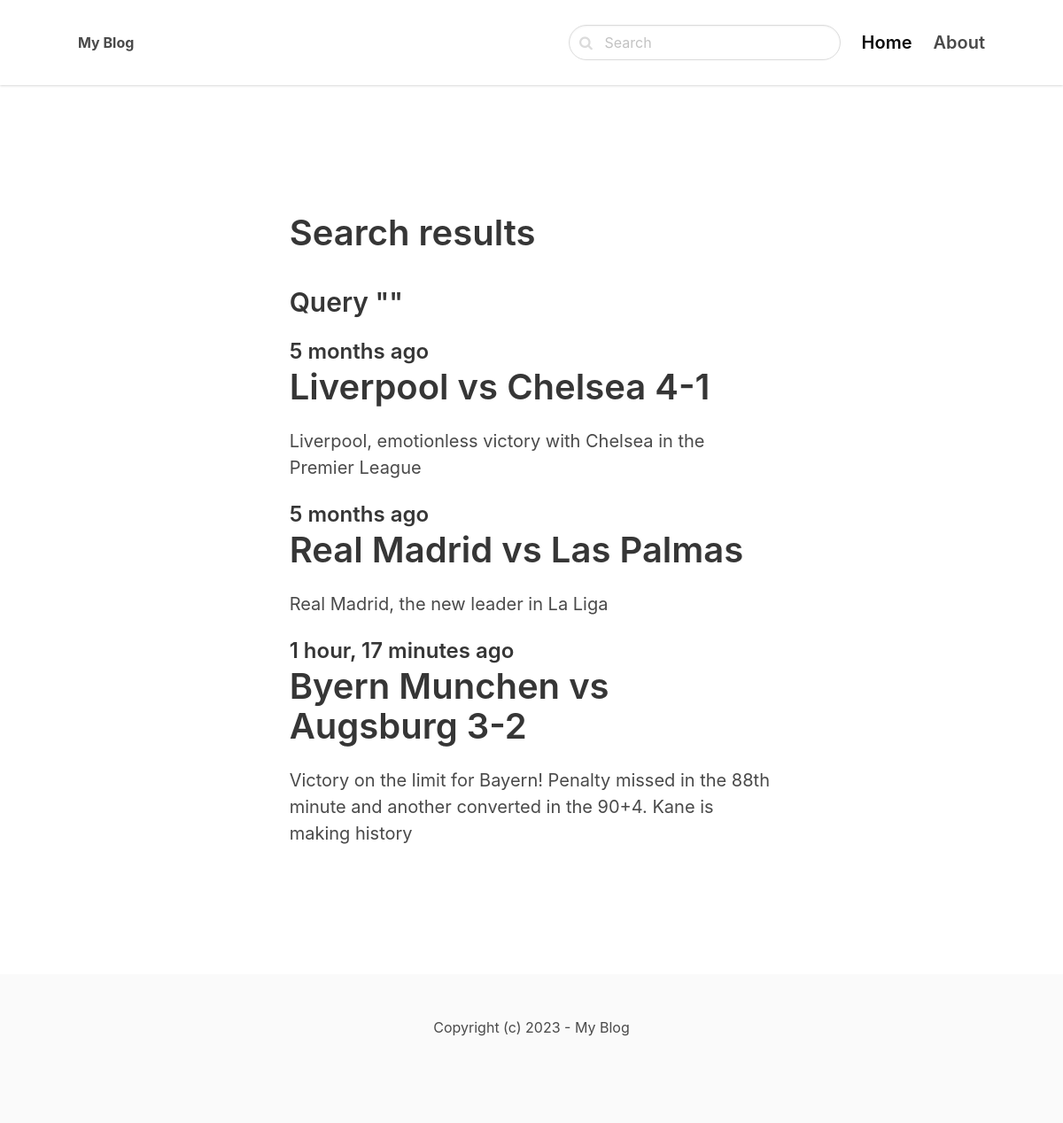
The app's page /search/ with its own data.
### blog/models.py (models this page shows, shortened)
class Post(models.Model):
    ACTIVE = 'active'
    DRAFT = 'draft'
    CHOICES_STATUS = (
        (ACTIVE,  'Active'),
        (DRAFT,  'Draft')
    )
    category = models.ForeignKey(Category, related_name='posts', on_delete=models.CASCADE)
    title = models.CharField(max_length=255)
    slug = models.SlugField()
    intro = models.TextField()
    body = models.TextField()
    created_at = models.DateTimeField(auto_now_add=True)
    status = models.CharField(max_length=10, choices=CHOICES_STATUS, default='ACTIVE')
    image = models.ImageField(upload_to='uploads/', blank=True, null=True)

### blog/views.py (the view)
# urls.py: path('search/', views.search, name='search'),
def search(request):
    query = request.GET.get('query', '')
    posts = Post.objects.filter(status=Post.ACTIVE).filter(Q(title__icontains=query) | Q(intro__icontains=query) | Q(body__icontains=query))
    return render(request, 'blog/search.html', {'posts': posts, 'query': query})

### blog/templates/blog/search.html (shortened to what this page needs)
{% extends 'core/base.html' %}
{% block content %}
    <section class="hero">
        <div class="hero-body">
            <div class="container">
                <section class="section">
                    <div class="columns">
                        <div class="column is-8 is-offset-2">
                            <div class="content is-medium">
                                <h1>Search results</h1>
                                <h3>Query "{{ query }}"</h3>
                            </div>
                            {% for post in posts %}
                                <div class="content is-medium">
                                    <a href="{% url 'post_detail' post.category.slug post.slug %}">
                                        <h2 class="subtitle is-4">{{ post.created_at|timesince }} ago</h2>
                                        <h1 class="title">{{ post.title }}</h1>
                                        <p>{{ post.intro }}</p>
                                    </a>
                                </div>
                            {% empty %}
                                <div class="content">
                                    <p>No result for the given query...</p>
                                </div>
                            {% endfor %}
                        </div>
                    </div>
                </section>
            </div>
        </div>
    </section>
{% endblock %}

### records on screen
Post: created_at "5 months", title "Liverpool vs Chelsea 4-1", intro "Liverpool, emotionless victory with Chelsea in the Premier League"
Post: created_at "5 months", title "Real Madrid vs Las Palmas", intro "Real Madrid, the new leader in La Liga"
Post: created_at "1 hour, 17 minutes", title "Byern Munchen vs Augsburg 3-2", intro "Victory on the limit for Bayern! Penalty missed in the 88th minute and another converted in the 90+4. Kane is making history"
